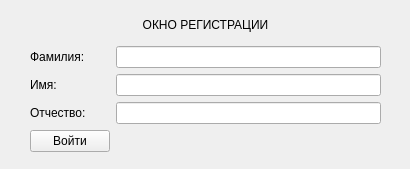
<?xml version="1.0" encoding="UTF-8"?>
<ui version="4.0">
 <class>registrationWin</class>
 <widget class="QWidget" name="registrationWin">
  <property name="geometry">
   <rect>
    <x>0</x>
    <y>0</y>
    <width>410</width>
    <height>169</height>
   </rect>
  </property>
  <property name="windowTitle">
   <string>Form</string>
  </property>
  <widget class="QWidget" name="">
   <property name="geometry">
    <rect>
     <x>30</x>
     <y>10</y>
     <width>351</width>
     <height>142</height>
    </rect>
   </property>
   <layout class="QGridLayout" name="gridLayout_2">
    <item row="1" column="0">
     <layout class="QGridLayout" name="gridLayout">
      <item row="1" column="1">
       <widget class="QLineEdit" name="opName"/>
      </item>
      <item row="2" column="0">
       <widget class="QLabel" name="label_3">
        <property name="text">
         <string>Отчество:</string>
        </property>
       </widget>
      </item>
      <item row="0" column="0">
       <widget class="QLabel" name="label">
        <property name="text">
         <string>Фамилия:</string>
        </property>
       </widget>
      </item>
      <item row="0" column="1">
       <widget class="QLineEdit" name="opSecName"/>
      </item>
      <item row="1" column="0">
       <widget class="QLabel" name="label_2">
        <property name="text">
         <string>Имя:</string>
        </property>
       </widget>
      </item>
      <item row="2" column="1">
       <widget class="QLineEdit" name="opProton"/>
      </item>
      <item row="3" column="1">
       <spacer name="horizontalSpacer">
        <property name="orientation">
         <enum>Qt::Horizontal</enum>
        </property>
        <property name="sizeHint" stdset="0">
         <size>
          <width>40</width>
          <height>20</height>
         </size>
        </property>
       </spacer>
      </item>
      <item row="3" column="0">
       <widget class="QPushButton" name="login">
        <property name="text">
         <string>Войти</string>
        </property>
       </widget>
      </item>
     </layout>
    </item>
    <item row="0" column="0">
     <widget class="QLabel" name="label_4">
      <property name="text">
       <string>ОКНО РЕГИСТРАЦИИ</string>
      </property>
      <property name="alignment">
       <set>Qt::AlignCenter</set>
      </property>
     </widget>
    </item>
   </layout>
  </widget>
 </widget>
 <resources/>
 <connections/>
</ui>
